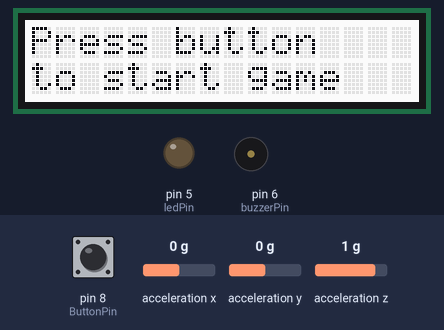
A sketch run on a simulated Arduino Uno, built with avr-gcc and run on an emulated ATmega328P. Shown: 16×2 character LCD, output pins drawn as LEDs (lit = HIGH), buzzer (waves = sounding, pin HIGH). Inputs (shaded band) come from the test bench; at power-on: pin 8 (ButtonPin) LOW, acceleration x 0 g, acceleration y 0 g, acceleration z 1 g. What the sketch prints to the serial monitor is not drawn.

Above: at 1.2 s.
1.3 s: pin 8 (ButtonPin) pulled HIGH for 0.15 s
At 3.0 s:
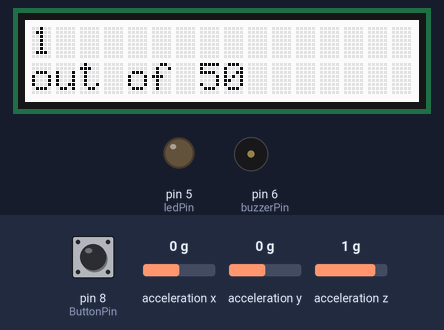
4.4 s: acceleration x set to -1.4 g
At 5.9 s:
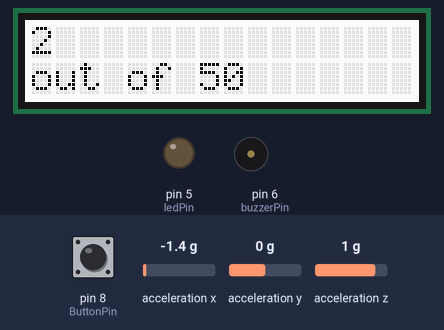
6.2 s: acceleration y set to -1.4 g
At 6.9 s:
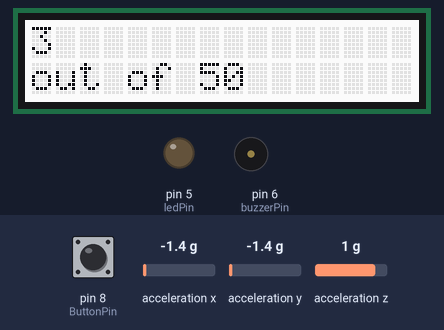
9.2 s: acceleration z set to -1.4 g
At 10.7 s:
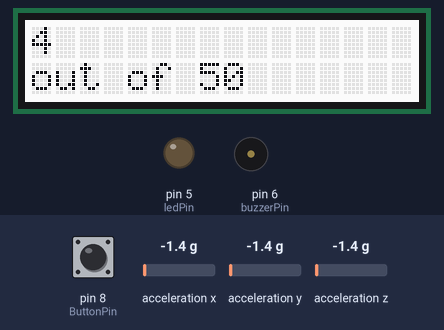
11.0 s: acceleration x set to 0.7 g
14.0 s: acceleration x set to 1 g
At 15.6 s:
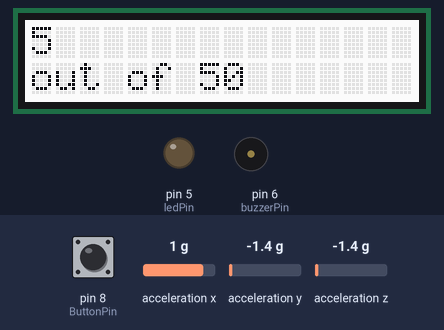
Timing chart, 0 to 17.1 s (numbered marks = the images above; inputs shaded):
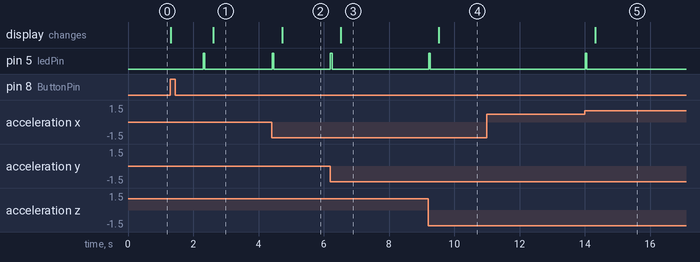

Measured:
- after the input at 1.3 s, pin 5 (ledPin): LOW → HIGH after 1.0 s, → LOW 0.05 s later; the display: first changes at once (image 1 shows a later state)
- after the input at 4.4 s, pin 5 (ledPin): LOW → HIGH at once, → LOW 0.05 s later; the display: changes after 0.32 s (image 2)
- after the input at 6.2 s, pin 5 (ledPin): LOW → HIGH at once, → LOW 0.05 s later; the display: changes after 0.31 s (image 3)
- after the input at 9.2 s, pin 5 (ledPin): LOW → HIGH at once, → LOW 0.05 s later; the display: changes after 0.32 s (image 4)
- after the input at 11.0 s, every drawn part: stays the same
- after the input at 14.0 s, pin 5 (ledPin): LOW → HIGH at once, → LOW 0.05 s later; the display: changes after 0.32 s (image 5)

The sketch:

ShakeGame.ino
```cpp
#include "Wire.h"
#include "MMA7660.h"
#include "rgb_lcd.h"

rgb_lcd lcd;
MMA7660 accelemeter;

// Pins
const int ButtonPin = 8;  // Encoder button
const int ledPin = 5;            // Separate blue LED for shake feedback
const int buzzerPin = 6;         // Buzzer pin

// Global variables (minimal)
bool counting = false;
int shakeCount = 0;
const float threshold = 0.8;
int lastDirX = 0, lastDirY = 0, lastDirZ = 0;
unsigned long lastShake = 0;
const int debounceTime = 200; // ms

void setup() {
  Serial.begin(9600);
  accelemeter.init();

  lcd.begin(16, 2);

  pinMode(ButtonPin, INPUT);
  pinMode(ledPin, OUTPUT);
  pinMode(buzzerPin, OUTPUT);

  digitalWrite(ledPin, LOW);
  digitalWrite(buzzerPin, LOW);

  // Welcome message
  lcd.setCursor(0, 0);
  lcd.print("Press button");
  lcd.setCursor(0, 1);
  lcd.print("to start game");
}

void loop() {
  // Check if the encoder button is pressed
  if (!counting && digitalRead(ButtonPin) == HIGH) {
    counting = true;
    shakeCount = 0;
    Serial.println("Button pressed! Counting shakes has started!");
    lcd.clear();
    lcd.print("Shake!");
    delay(1000); // debounce
  }

  if (counting) {
    int8_t x, y, z;
    accelemeter.getXYZ(&x, &y, &z);

    // Local variables for acceleration
    float ax = x / 21.0;
    float ay = y / 21.0;
    float az = z / 21.0;

    detectShake(ax, lastDirX);
    detectShake(ay, lastDirY);
    detectShake(az, lastDirZ);
    lcd.clear();
    lcd.setCursor(0, 0);
    lcd.print(shakeCount);
    lcd.setCursor(0, 1);
    lcd.print( "out of 50");
    // When 50 shakes reached
    if (shakeCount >= 50) {
      digitalWrite(ledPin, HIGH);   // LED ON
      tone(buzzerPin, 1000, 500);   // buzzer 1000Hz, 500ms
      lcd.clear();
      lcd.setCursor(0, 0);
      lcd.print("50 Shakes!");
      lcd.setCursor(0, 1);
      lcd.print("Well done!");

      counting = false;

      delay(2000);

      lcd.clear();
      lcd.setCursor(0, 0);
      lcd.print("Press button");
      lcd.setCursor(0, 1);
      lcd.print("to restart");

    }

    delay(10); // small pause
  }
}

void detectShake(float a, int &lastDir) {
  int currentDir = 0;
  if (a > threshold) currentDir = 1;
  if (a < -threshold) currentDir = -1;

  if (currentDir != 0 && currentDir != lastDir) {
    if (millis() - lastShake > debounceTime) {
      shakeCount++;
      lastShake = millis();

      // Display shake count in Serial Monitor
      Serial.print("Shake detected! Total = ");
      Serial.println(shakeCount);

      // Blink LED briefly for each shake
      digitalWrite(ledPin, HIGH);
      delay(50);
      digitalWrite(ledPin, LOW);
    }
    lastDir = currentDir;
  }
}
```
